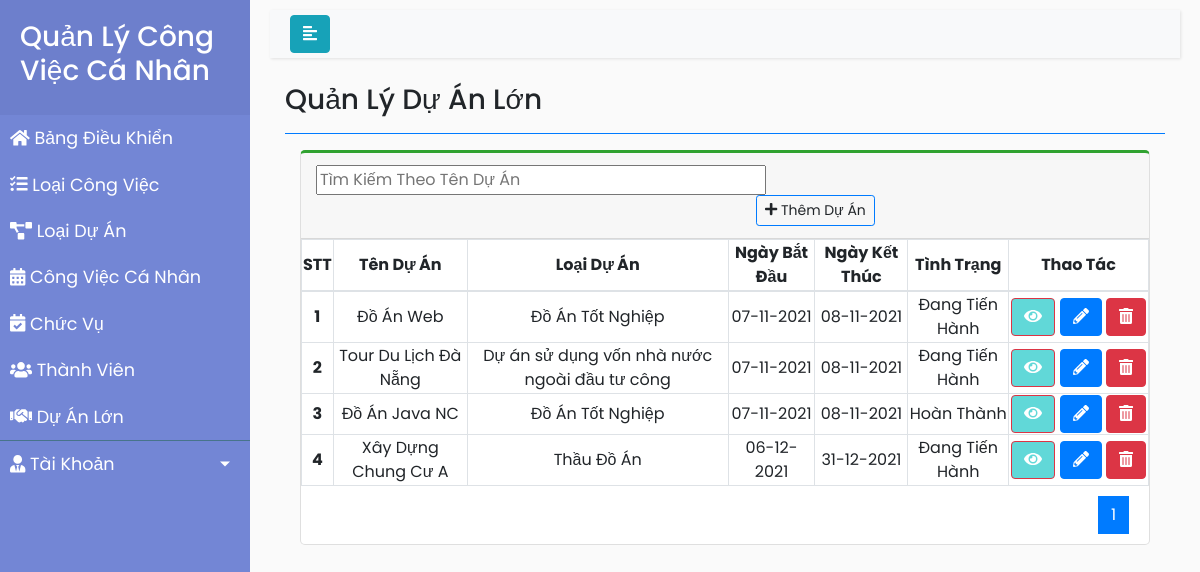
Page /DuAnLon/index.php on the committed database.
### tables this page shows
CREATE TABLE `duanlon` (
  `id` int(11) NOT NULL,
  `TenDuAn` varchar(50) NOT NULL,
  `LoaiDuAn` varchar(50) NOT NULL,
  `TinhTrang` varchar(50) NOT NULL,
  `NgayBatDau` date NOT NULL,
  `NgayKetThuc` date NOT NULL
);

### DuAnLon/index.php (the view, shortened to what this page needs)
<!DOCTYPE html>
<html>
<head>
    <link rel="stylesheet" href="https://stackpath.bootstrapcdn.com/bootstrap/4.1.0/css/bootstrap.min.css">
    <link rel="stylesheet" href="style_DAL.css">
    <link rel="stylesheet" href="https://cdnjs.cloudflare.com/ajax/libs/malihu-custom-scrollbar-plugin/3.1.5/jquery.mCustomScrollbar.min.css">
</head>
<body>
    <div class="wrapper">
        <nav id="sidebar">
            <div class="sidebar-header">
                <h3>Quản Lý Công Việc Cá Nhân</h3>
            </div>
            <ul class="list-unstyled components" style="margin-bottom: 0px; padding: 0px">
                <li><a href="../BangDieuKhien/index.php"><i class="fas fa-home"></i> Bảng Điều Khiển</a></li>
                <li><a href="../LoaiCongViec/index.php"><i class="fas fa-tasks"></i> Loại Công Việc</a></li>
                <li><a href="../LoaiDuAn/index.php"><i class="fas fa-project-diagram"></i> Loại Dự Án</a></li>
                <li><a href="../CongViecCaNhan/index.php"><i class="fas fa-calendar-alt"></i> Công Việc Cá Nhân</a></li>
                <li><a href="../ChucVu/index.php"><i class="fas fa-calendar-check"></i> Chức Vụ</a></li>
                <li><a href="../ThanhVien/index.php"><i class="fas fa-users"></i> Thành Viên</a></li>
                <li><a href="index.php"><i class="fas fa-handshake"></i> Dự Án Lớn</a></li>
            </ul>
            <ul style="padding-left: 0px;">
                <li>
                    <a href="#pageSubmenu" data-toggle="collapse" aria-expanded="false" class="dropdown-toggle"><i class="fas fa-user-tie"></i> Tài Khoản</a>
                </li>
            </ul>
        </nav>
        <div id="content">
            <nav class="navbar navbar-expand-lg navbar-light bg-light">
                <div class="container-fluid">
                    <button type="button" id="sidebarCollapse" class="btn btn-info">
                        <i class="fas fa-align-left"></i>
                    </button>
                </div>
            </nav>
            <div class="content-header">
                <div class="container-fluid">
                    <div class="row mb-2">
                        <div class="col-sm-6">
                            <h3 class="m-0">Quản Lý Dự Án Lớn</h3>
                        </div>
                    </div>
                    <hr class="border-primary">
                </div>
            </div>
            <section class="content">
                <div class="container-fluid">
                    <div class="col-lg-12">
                        <div class="card card-outline card-success" style="border-top: 3px solid rgb(48, 162, 48); border-radius: 5px;">
                            <div class="card-header">
                                <div class="row">
                                    <form method="post">
                                        <input type="text" name="txtSearch" style="width: 450px; margin-left:10px" placeholder="Tìm Kiếm Theo Tên Dự Án">
                                    </form>
                                    <div class="card-tools" style="margin-left:450px">
                                        <a class="btn btn-block btn-sm btn-default btn-flat border-primary" href="themda.php"><i class="fa fa-plus"></i> Thêm Dự Án</a>
                                    </div>
                                </div>
                            </div>
                            <table class="table-bordered">
                                <thead>
                                    <tr>
                                        <th scope="col" style="text-align: center">STT</th>
                                        <th scope="col" style="text-align: center">Tên Dự Án</th>
                                        <th scope="col" style="text-align: center">Loại Dự Án</th>
                                        <th scope="col" style="text-align: center">Ngày Bắt Đầu</th>
                                        <th scope="col" style="text-align: center">Ngày Kết Thúc</th>
                                        <th scope="col" style="text-align: center">Tình Trạng</th>
                                        <th scope="col" style="width: 140px; text-align: center">Thao Tác</th>
                                    </tr>
                                </thead>
                                <tbody>
                                    <?php
                                    $conn = mysqli_connect("localhost", "root", "", "bt_qlcv");
                                    if ($conn != true) {
                                        die("connect error" . mysqli_connect_errno());
                                    } else {
                                        if (isset($_POST['txtSearch']) && $_POST['txtSearch'] != '') {
                                            $KeyWord = $_POST['txtSearch'];
                                            $sql = mysqli_query($conn, "SELECT * FROM  duanlon WHERE TenDuAn LIKE N'%" . $KeyWord . "%' ");
                                            $total = mysqli_num_rows($sql);
                                            $limit = 5;
                                            $total_page = ceil($total / $limit);
                                            $cr_page = isset($_GET['page']) ? $_GET['page'] : 1;
                                            $start = ($cr_page - 1) * $limit;
                                            $sql = "SELECT * FROM duanlon WHERE TenDuAn LIKE N'%" . $KeyWord . "%' LIMIT $start,$limit";
                                        } else {
                                            $sql = mysqli_query($conn, "select * from `duanlon`");
                                            $total = mysqli_num_rows($sql);
                                            $limit = 5;
                                            $total_page = ceil($total / $limit);
                                            $cr_page = isset($_GET['page']) ? $_GET['page'] : 1;
                                            $start = ($cr_page - 1) * $limit;
                                            $sql = "SELECT * FROM `duanlon` LIMIT $start,$limit";
                                        }
                                        $result = mysqli_query($conn, $sql);
                                        $idtang = 0;
                                        if ($result) {
                                            while ($row = mysqli_fetch_assoc($result)) {
                                                $idtang++;
                                                $tenda = $row['TenDuAn'];
                                                $loaida = $row['LoaiDuAn'];
                                                $ngaybd = $row['NgayBatDau'];
                                                $chuyennbd = date('d-m-Y', strtotime($ngaybd));
                                                $ngaykt = $row['NgayKetThuc'];
                                                $chuyennkt = date("d-m-Y", strtotime($ngaykt));
                                                $tinhtrang = $row['TinhTrang'];
                                                echo '<tr>
                                                      <th scope="row" style="text-align: center">' . $idtang . '</th>
                                                      <td style="text-align: center">' . $tenda . '</td>
                                                      <td style="text-align: center">' . $loaida . '</td>
                                                      <td style="text-align: center">' . $chuyennbd . '</td>
                                                      <td style="text-align: center">' . $chuyennkt . '</td>
                                                      <td style="text-align: center">' . $tinhtrang . '</td>
                                                      <td style="text-align: center">
                                                      <button class = "btn btn-danger" style="background-color:#61d8d8 "><a href="../DuAnLon/PhanCongCongViec/index.php?id=' . $row['id'] . '" ><i class="fas fa-eye"></i></a></button>
                                                      <button class = "btn btn-primary"><a href="suada.php?id=' . $row['id'] . '"><i class="fas fa-pencil-alt"></i></a></button>
                                                      <button class = "btn btn-danger" onclick="return Del();"><a href="xoada.php?id=' . $row['id'] . '" ><i class="fas fa-trash-alt"></i></a></button>
                                                      </td>
                                                    </tr>';
                                            }
                                        }
                                    }
                                    ?>
                                </tbody>
                            </table>
                            <ul class="pagination justify-content-end" style="margin: 10px 20px;">
                                <?php for ($i = 1; $i <= $total_page; $i++) { ?>
                                    <li class="<?php echo (($cr_page == $i) ? 'page-item active' : '') ?>" aria-current="page"><a class="page-link" href="index.php?page=<?php echo $i ?>"><?php echo $i ?></a></li>
                                <?php } ?>
                            </ul>
                        </div>
                    </div>
                </div>
            </section>
        </div>
    </div>
</body>
</html>

### DuAnLon/style_DAL.css (style rules this page uses)
body { font-family: 'Poppins', sans-serif; background: #fafafa; }
a, a:hover, a:focus { color: inherit; text-decoration: none; transition: all 0.3s; }
.navbar { padding: 5px 5px; background: #fff; border: none; border-radius: 0; margin-bottom: 25px; box-shadow: 1px 1px 3px rgba(0, 0, 0, 0.1); }
.wrapper { display: flex; width: 100%; }
#sidebar { width: 250px; position: fixed; top: 0; left: 0; height: 100vh; z-index: 999; background: #7386D5; color: #fff; transition: all 0.3s; }
#sidebar .sidebar-header { padding: 20px; background: #6d7fcc; }
#sidebar ul.components { padding: 0px 0px 20px; border-bottom: 1px solid #47748b; }
#sidebar ul li a { padding: 10px; font-size: 1.1em; display: block; }
a[data-toggle="collapse"] { position: relative; }
.dropdown-toggle::after { display: block; position: absolute; top: 50%; right: 20px; transform: translateY(-50%); }
#content { width: calc(100% - 250px); padding: 10px 20px; min-height: 100vh; transition: all 0.3s; position: absolute; top: 0; right: 0; }

### rows in the picture
duanlon: TenDuAn "Đồ Án Web", LoaiDuAn "Đồ Án Tốt Nghiệp", NgayBatDau "07-11-2021", NgayKetThuc "08-11-2021", TinhTrang "Đang Tiến Hành"
duanlon: TenDuAn "Tour Du Lịch Đà Nẵng", LoaiDuAn "Dự án sử dụng vốn nhà nước ngoài đầu tư công", NgayBatDau "07-11-2021", NgayKetThuc "08-11-2021", TinhTrang "Đang Tiến Hành"
duanlon: TenDuAn "Đồ Án Java NC", LoaiDuAn "Đồ Án Tốt Nghiệp", NgayBatDau "07-11-2021", NgayKetThuc "08-11-2021", TinhTrang "Hoàn Thành"
duanlon: TenDuAn "Xây Dựng Chung Cư A", LoaiDuAn "Thầu Đồ Án", NgayBatDau "06-12-2021", NgayKetThuc "31-12-2021", TinhTrang "Đang Tiến Hành"
